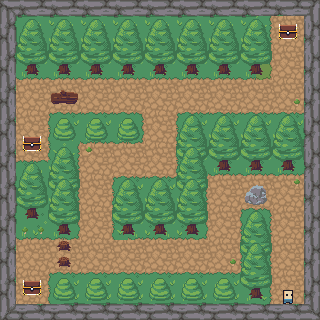

This is a level from a 2D game, rendered from its Tiled map with the project's own tilesets. A one-line summary and the map file follow, with tile-layer data summarised:
An orthogonal 20x20 tile map with 16x16 px tiles, 6 tile layers (background, wall, pnj, chests, ...), 4 tilesets and 20 objects (8x collision, 4x wall, 3x chest, 3x obstacle, player, ...).

<map version="1.5" tiledversion="1.7.2" orientation="orthogonal" renderorder="right-down" width="20" height="20" tilewidth="16" tileheight="16" infinite="0" nextlayerid="14" nextobjectid="22">
	<tileset firstgid="1" source="Nature.tsx" />
	<tileset firstgid="721" source="Characters.tsx" />
	<tileset firstgid="817" source="Chest.tsx" />
	<tileset firstgid="829" source="Autumn.tsx" />
	<layer id="3" name="background" width="20" height="20">
		<data>[400 cells, 400 non-empty, 32 distinct tile ids]</data>
	</layer>
	<layer id="2" name="wall" width="20" height="20">
		<data>[400 cells, 76 non-empty, 12 distinct tile ids]</data>
	</layer>
	<layer id="7" name="pnj" width="20" height="20">
		<data>[400 cells, 2 non-empty, 2 distinct tile ids]</data>
	</layer>
	<layer id="8" name="chests" width="20" height="20">
		<data>[400 cells, 12 non-empty, 4 distinct tile ids]</data>
	</layer>
	<layer id="9" name="obstacles" width="20" height="20">
		<data>[400 cells, 12 non-empty, 10 distinct tile ids]</data>
	</layer>
	<layer id="4" name="decorations" width="20" height="20">
		<data>[400 cells, 341 non-empty, 28 distinct tile ids]</data>
	</layer>
	<objectgroup id="10" name="Objects">
		<object id="1" type="collision" x="16" y="16" width="256" height="64" />
		<object id="2" type="collision" x="176" y="112" width="128" height="64" />
		<object id="3" type="collision" x="240" y="208" width="32" height="96" />
		<object id="4" type="collision" x="48" y="272" width="192" height="32" />
		<object id="5" type="collision" x="16" y="160" width="64" height="80" />
		<object id="6" type="collision" x="48" y="112" width="32" height="48" />
		<object id="7" type="collision" x="80" y="112" width="64" height="32" />
		<object id="8" type="collision" x="112" y="176" width="96" height="64" />
		<object id="9" name="player" type="player" x="143" y="110">
			<point />
		</object>
		<object id="10" name="0" type="chest" x="280" y="24" width="16" height="16" />
		<object id="11" name="1" type="chest" x="24" y="136" width="16" height="16" />
		<object id="12" name="0" type="obstacle" x="48" y="80" width="32" height="32" />
		<object id="13" name="1" type="obstacle" x="48" y="240" width="32" height="32" />
		<object id="15" name="2" type="chest" x="24" y="280" width="16" height="16" />
		<object id="16" name="0" type="pnj" x="272" y="288" width="32" height="16" />
		<object id="17" name="2" type="obstacle" x="240" y="176" width="32" height="32" />
		<object id="18" type="wall" x="304" y="0" width="16" height="304" />
		<object id="19" type="wall" x="16" y="304" width="304" height="16" />
		<object id="20" type="wall" x="0" y="16" width="16" height="304" />
		<object id="21" type="wall" x="0" y="0" width="304" height="16" />
	</objectgroup>
</map>
